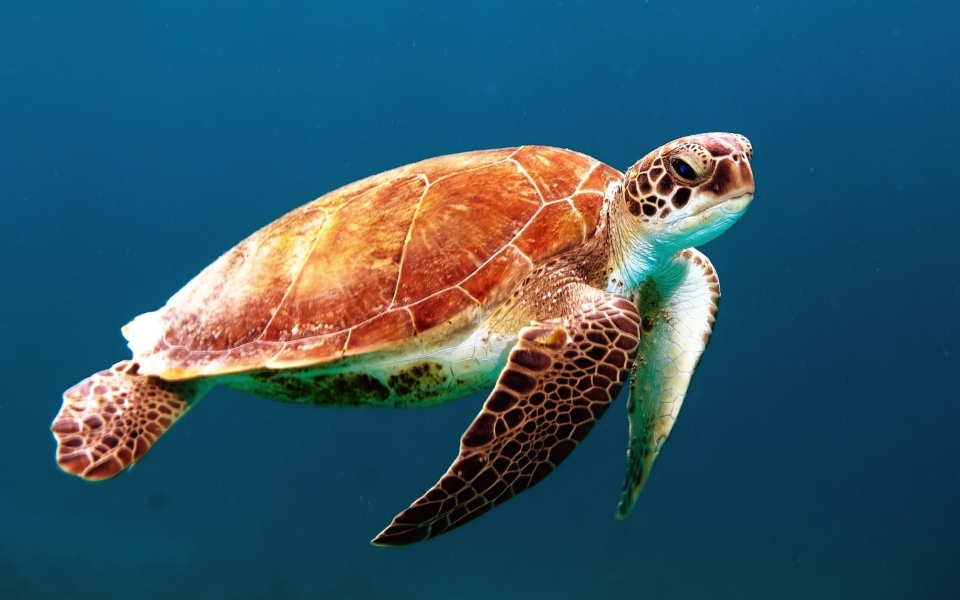
#> input picture AI Python/img/14.jpg, 1920 x 1200 px (shown at 1/2 size)
$ python sesion1.py
#> lines starting #> are read from the running program, lines starting #| are printed output that depends on the picture
### AI Python/imagenes.py
# -------------------------------------------------------------------------
# Crack the Code
# Diseño de filtros con Python
# Funciones de apoyo e importación de librerias
# -------------------------------------------------------------------------
# ¡No escribas nada en este archivo!

# Importar bibliotecas que se utilizarán
import os
import cv2
import numpy as np

# Hacer carpeta out si no existe:
if not os.path.exists('./out'):
    os.mkdir('./out')


# Función de apoyo para reescalar las imagenes antes de mostrarlas
def imshow(n, i):
    scale_width = 640 / i.shape[1]
    scale_height = 480 / i.shape[0]
    scale = min(scale_width, scale_height)
    window_width = int(i.shape[1] * scale)
    window_height = int(i.shape[0] * scale)
    cv2.namedWindow(n, cv2.WINDOW_NORMAL)
    cv2.resizeWindow(n, window_width, window_height)
    cv2.imshow(n, i)


# Funcion para crear ruido de tipo sal y pimienta en la imagen
# [16 lines left out: function noise, not called in this run]

# ¡No escribas nada en este archivo!
# -------------------------------------------------------------------------

### AI Python/sesion1.py
# -------------------------------------------------------------------------
# Crack the Code
# Diseño de filtros con Python
# Sesión 1 - Introducción a las imágenes digitales
# -------------------------------------------------------------------------
# Importar bibliotecas que se utilizarán - no modifiques esta sección
from imagenes import imshow
import cv2
import numpy as np

# -------------------------------------------------------------------------
# Escribe tu código aquí:

img = cv2.imread("./img/14.jpg")
#> img is the input picture: shape (1200, 1920, 3); mean B, G, R 102.5, 86.7, 50.6
imshow("imagen" , img)

azul = img[:,:,0]
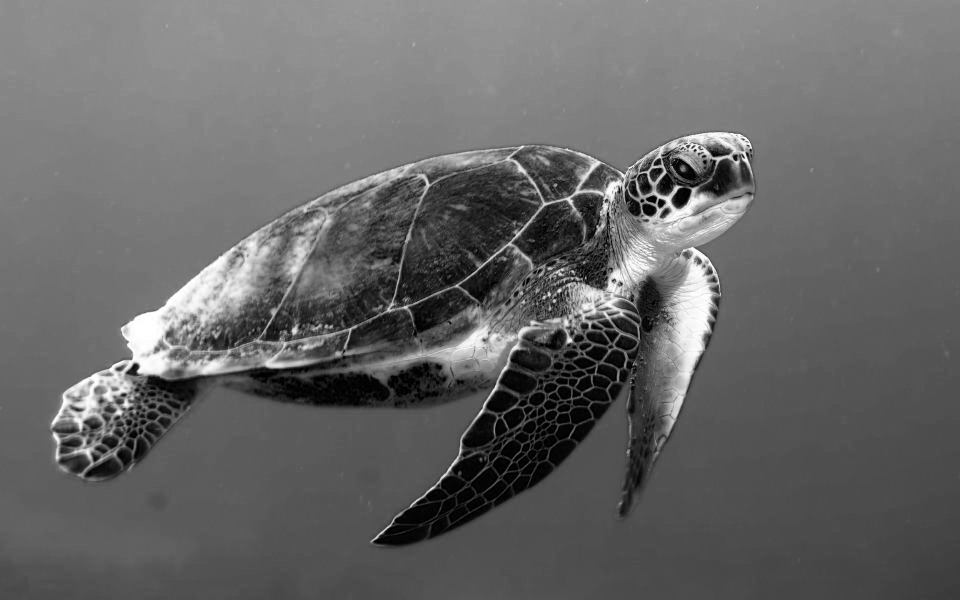
#> azul: shape (1200, 1920) (shown at 1/2 size); min 0, max 255, mean 102.5
imshow("azul" , azul)

negro = np.zeros(img.shape , np.uint8)
imshow("negro" , negro)

blanco = 255 * np.ones(img.shape , np.uint8)
imshow("blanco" , blanco)


# -------------------------------------------------------------------------
# Deja siempre este código hasta el final del archivo - no lo borres
# Este código sirve para mantener las ventas abiertas y
# cerrarlas cuando se presiona una tecla
cv2.waitKey(0)
cv2.destroyAllWindows()

$ run again, with AI Python/img/1.jpg copied over AI Python/img/14.jpg
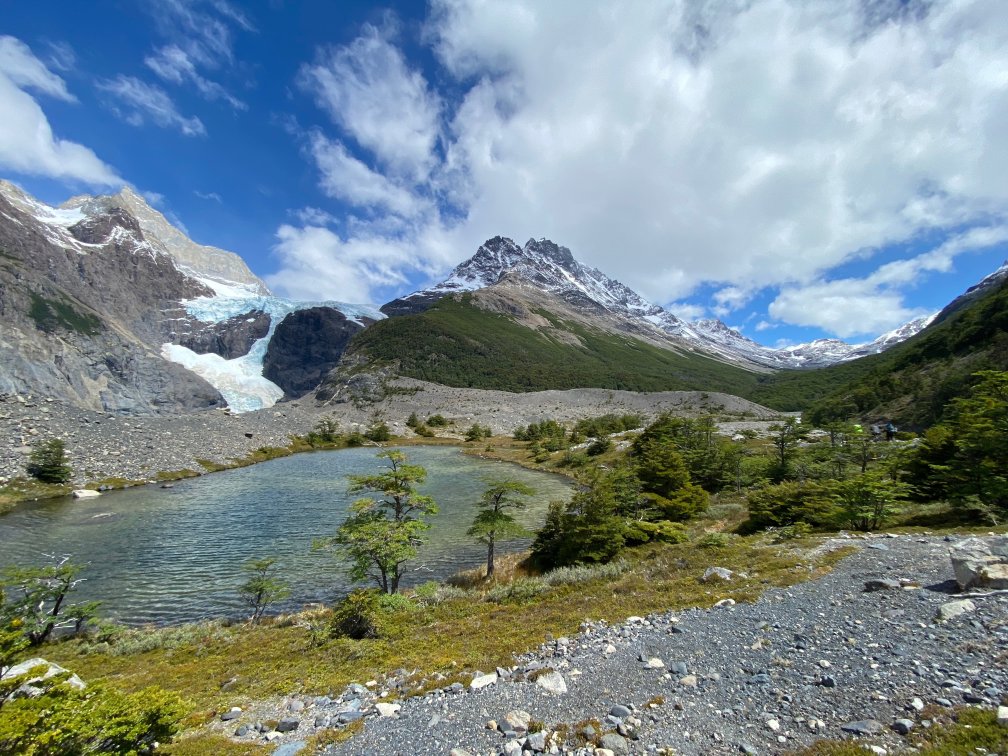
#> input picture AI Python/img/1.jpg, 4032 x 3024 px (shown at 1/4 size)
#> img is the input picture: shape (3024, 4032, 3); mean B, G, R 137.7, 135.2, 119.6
#> `azul = img[:,:,0]`:
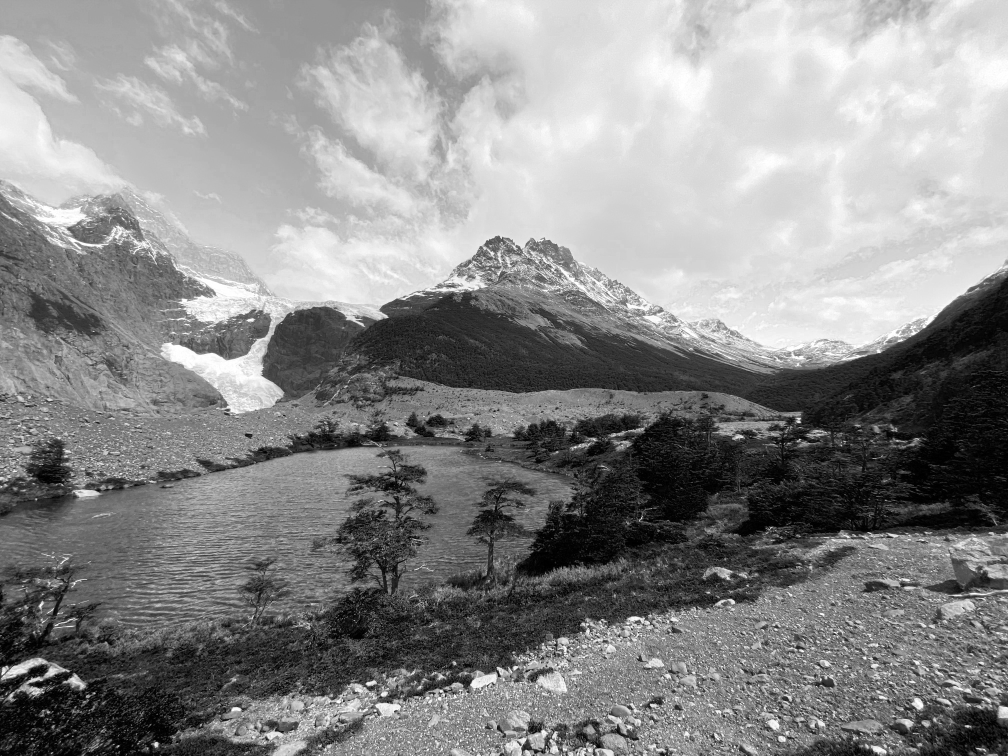
#> azul: shape (3024, 4032) (shown at 1/4 size); min 0, max 255, mean 137.7

$ run again, with AI Python/img/10.jpg copied over AI Python/img/14.jpg
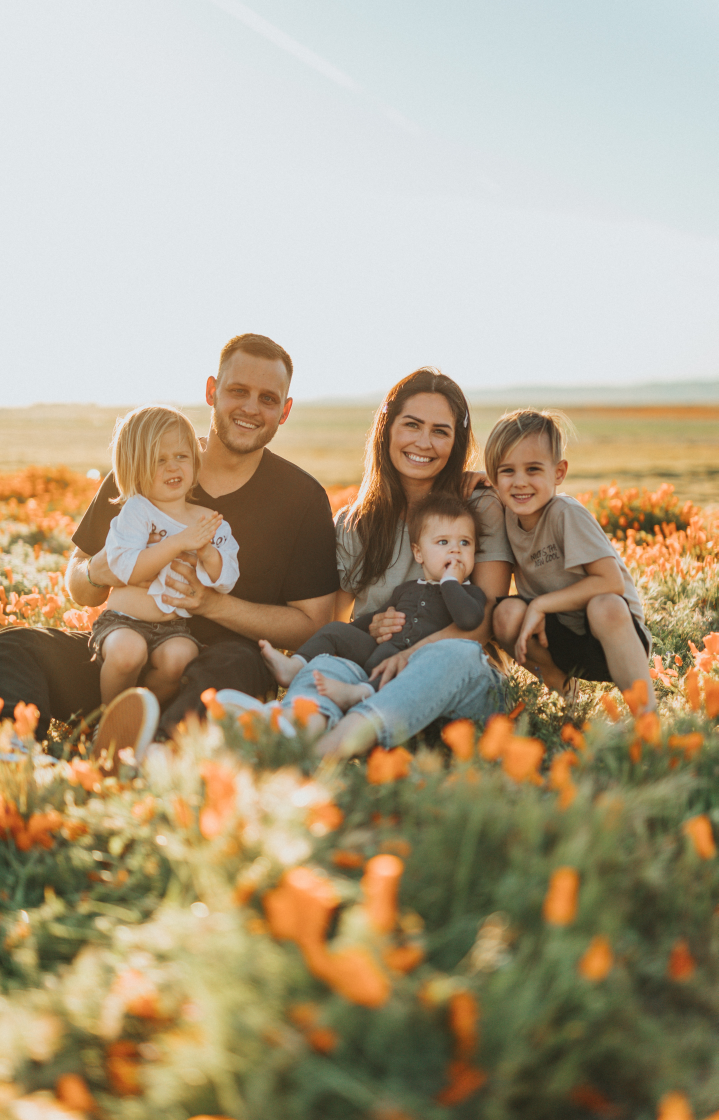
#> input picture AI Python/img/10.jpg, 4310 x 6720 px (shown at 1/6 size)
#> img is the input picture: shape (6720, 4310, 3); mean B, G, R 135.6, 160.6, 173.7
#> `azul = img[:,:,0]`:
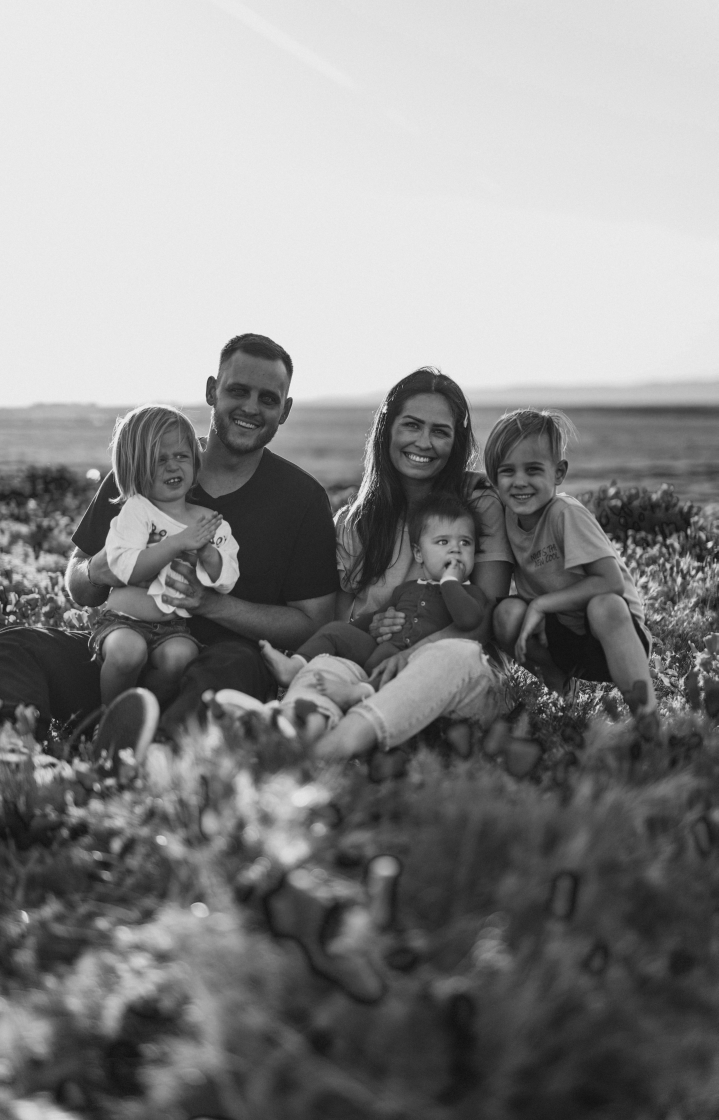
#> azul: shape (6720, 4310) (shown at 1/6 size); min 0, max 246, mean 135.6

$ run again, with AI Python/img/11.jpg copied over AI Python/img/14.jpg
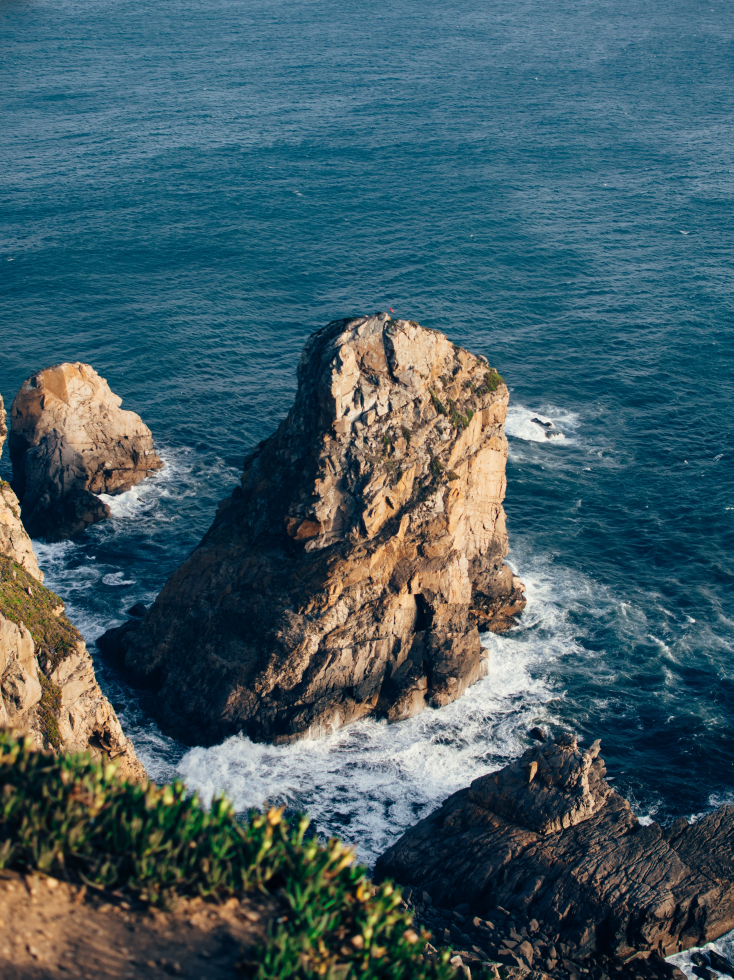
#> input picture AI Python/img/11.jpg, 3667 x 4898 px (shown at 1/5 size)
#> img is the input picture: shape (4898, 3667, 3); mean B, G, R 100.5, 92.4, 66.6
#> `azul = img[:,:,0]`:
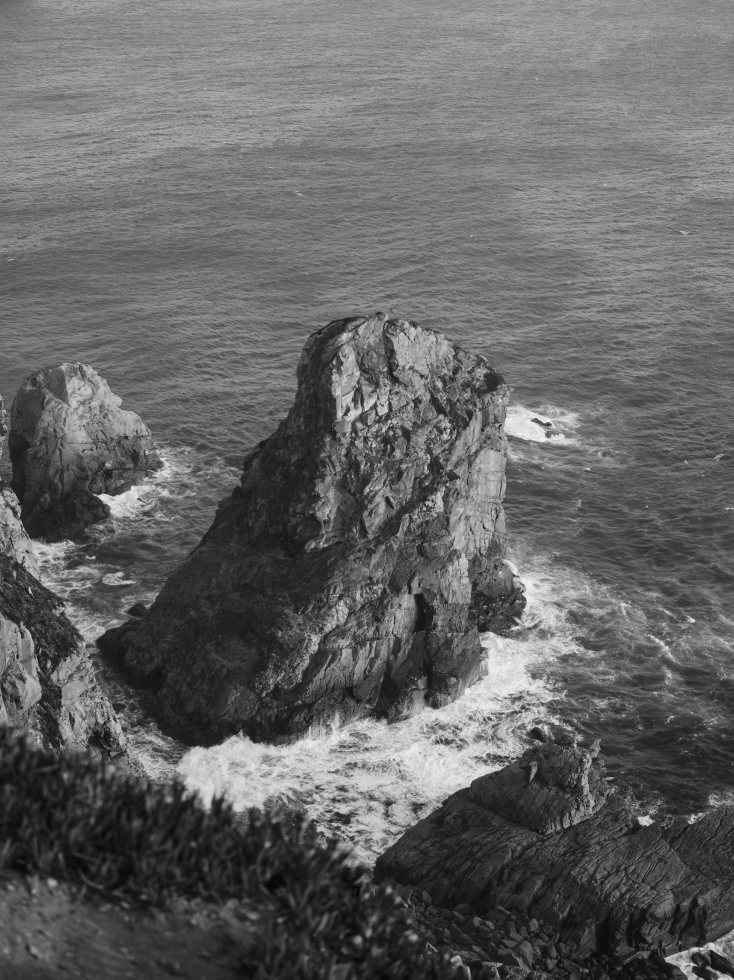
#> azul: shape (4898, 3667) (shown at 1/5 size); min 0, max 255, mean 100.5
